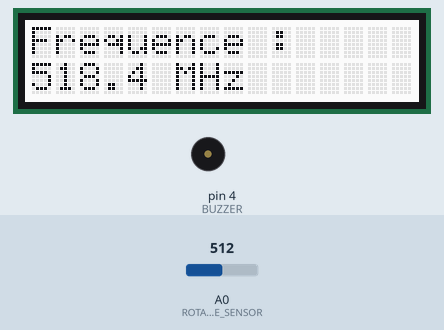
This sketch was run on a simulated Arduino Uno, built with avr-gcc and run on an emulated ATmega328P. On the bench: 16×2 character LCD, buzzer (waves = sounding, pin HIGH). The test bench sets the inputs (shaded band); at power-on: A0 (ROTARY_ANGLE_SENSOR) = 512.

Above: at 3.2 s.
3.3 s: A0 (ROTARY_ANGLE_SENSOR) set to 716
At 4.4 s:
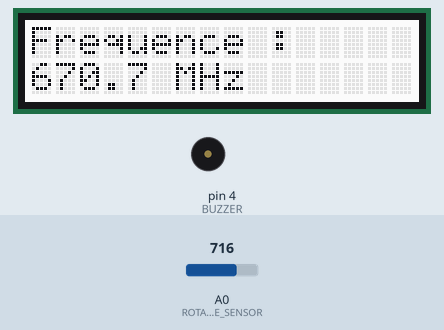
4.8 s: A0 (ROTARY_ANGLE_SENSOR) set to 900
At 6.1 s:
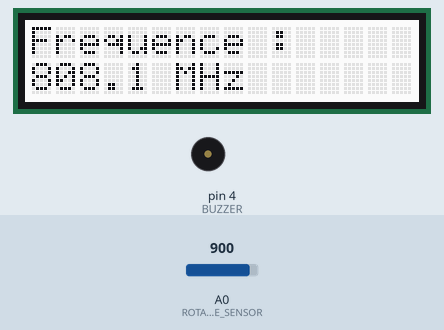
6.3 s: A0 (ROTARY_ANGLE_SENSOR) set to 910
At 7.4 s:
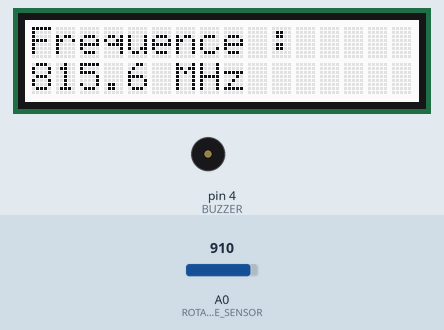
Timing chart, 0 to 9.3 s (numbered marks = the images above; inputs shaded):
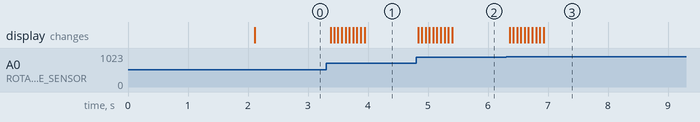

The sketch:

talkie_walkie.ino
```cpp
#include "rgb_lcd.h"

#define ADC_REF 5
#define GROVE_VCC 5
#define FULL_ANGLE 360

#define MIN_FREQ 136
#define MAX_FREQ 900

#define ROTARY_ANGLE_SENSOR A0
#define BUZZER 4

#define MARGIN 3              // frequency precision required
#define LOCK_TIME 3000        // must hold frequency for 3s
#define MESSAGE_INTERVAL 5000 // repeat message every 5s

#define NB_FREQ 14

#define MORSE_FREQ 800
#define DOT_TIME 120
#define DASH_TIME 360
#define SYMBOL_SPACE 120
#define LETTER_SPACE 300

rgb_lcd lcd;

/* ---------- STATIONS ---------- */

const int FREQS[NB_FREQ] = {
    149, // red
    200, // sos
    280, // blue
    333, // truth
    404, // ???
    475, // yellow
    538, // code
    567, // white
    611, // dcxi
    666, // devil
    708, // boca
    777, // casino
    806, // beer
    872, // green
};

const char *MESSAGES[NB_FREQ] = {
    ".-. . -..",                // RED
    "... --- ...",              // SOS
    "-... .-.. ..- .",          // BLUE
    "- .-. ..- - ....",         // TRUTH
    "..--.. ..--.. ..--..",     // ???
    "-.-- . .-.. .-.. --- .--", // YELLOW
    "-.-. --- -.. .",           // CODE
    ".-- .... .. - .",          // WHITE
    "-.. -.-. -..- ..",         // DCXI
    "-.. . ...- .. .-..",       // DEVIL
    "-... --- -.-. .-",         // BOCA
    "-.-. .- ... .. -. ---",    // CASINO
    "-... . . .-.",             // BEER
    "--. .-. . . -.",           // GREEN
};

/* ---------- SMOOTHING --------- */

#define SMOOTH_SAMPLES 10

int readings[SMOOTH_SAMPLES];
int readIndex = 0;
int total = 0;

int readSmoothedSensor()
{

    total = total - readings[readIndex];

    readings[readIndex] = analogRead(ROTARY_ANGLE_SENSOR);

    total = total + readings[readIndex];

    readIndex++;

    if (readIndex >= SMOOTH_SAMPLES)
    {
        readIndex = 0;
    }

    return total / SMOOTH_SAMPLES;
}

/* ---------- STATE ---------- */

int currentStation = -1;
bool locked = false;

unsigned long tuneStart = 0;
unsigned long lastMessageTime = 0;

/* ---------- MORSE ---------- */

void beep(int duration)
{
    tone(BUZZER, MORSE_FREQ);
    delay(duration);
    noTone(BUZZER);
}

void playMorse(const char *msg)
{

    for (int i = 0; msg[i] != '\0'; i++)
    {

        char c = msg[i];

        if (c == '.')
        {
            beep(DOT_TIME);
            delay(SYMBOL_SPACE);
        }

        else if (c == '-')
        {
            beep(DASH_TIME);
            delay(SYMBOL_SPACE);
        }

        else if (c == ' ')
        {
            delay(LETTER_SPACE);
        }
    }
}

/* ---------- STATION DETECTION ---------- */

int detectStation(float freq)
{

    for (int i = 0; i < NB_FREQ; i++)
    {
        if (freq > FREQS[i] - MARGIN && freq < FREQS[i] + MARGIN)
        {
            return i;
        }
    }

    return -1;
}

/* ---------- SETUP ---------- */

void setup()
{
    for (int i = 0; i < SMOOTH_SAMPLES; i++)
    {
        readings[i] = analogRead(ROTARY_ANGLE_SENSOR);
        total += readings[i];
    }

    lcd.begin(16, 2);

    pinMode(ROTARY_ANGLE_SENSOR, INPUT);
    pinMode(BUZZER, OUTPUT);

    lcd.setCursor(0, 0);
    lcd.print("Talkie Walkie");
    lcd.setCursor(0, 1);
    lcd.print("Ready");

    delay(2000);
    lcd.clear();
}

/* ---------- LOOP ---------- */

void loop()
{
    /* ----- READ KNOB ----- */

    int sensor_value = readSmoothedSensor();

    float voltage = (float)sensor_value * ADC_REF / 1023;
    float degrees = (voltage * FULL_ANGLE) / GROVE_VCC;

    float freq = MIN_FREQ + (degrees / FULL_ANGLE) * (MAX_FREQ - MIN_FREQ);

    /* ----- DISPLAY ----- */

    lcd.setCursor(0, 0);
    lcd.print("Frequence :");

    lcd.setCursor(0, 1);
    lcd.print(freq, 1);
    lcd.print(" MHz   ");

    /* ----- CHECK STATION ----- */

    int station = detectStation(freq);

    if (station != currentStation)
    {
        currentStation = station;
        tuneStart = millis();
        locked = false;
    }

    if (station == -1)
    {
        delay(40);
        return;
    }

    /* ----- LOCK IF HELD ----- */

    if (!locked && millis() - tuneStart > LOCK_TIME)
    {
        locked = true;
        lastMessageTime = 0;
    }

    /* ----- LOOP MESSAGE ----- */

    if (locked)
    {

        if (millis() - lastMessageTime > MESSAGE_INTERVAL)
        {

            playMorse(MESSAGES[station]);
            lastMessageTime = millis();
        }
    }

    delay(40);
}
```

Measured:
- after the input at 3.3 s, the display: first changes after 0.08 s (image 1 shows a later state)
- after the input at 4.8 s, the display: first changes at once (image 2 shows a later state)
- after the input at 6.3 s, the display: first changes after 0.06 s (image 3 shows a later state)
